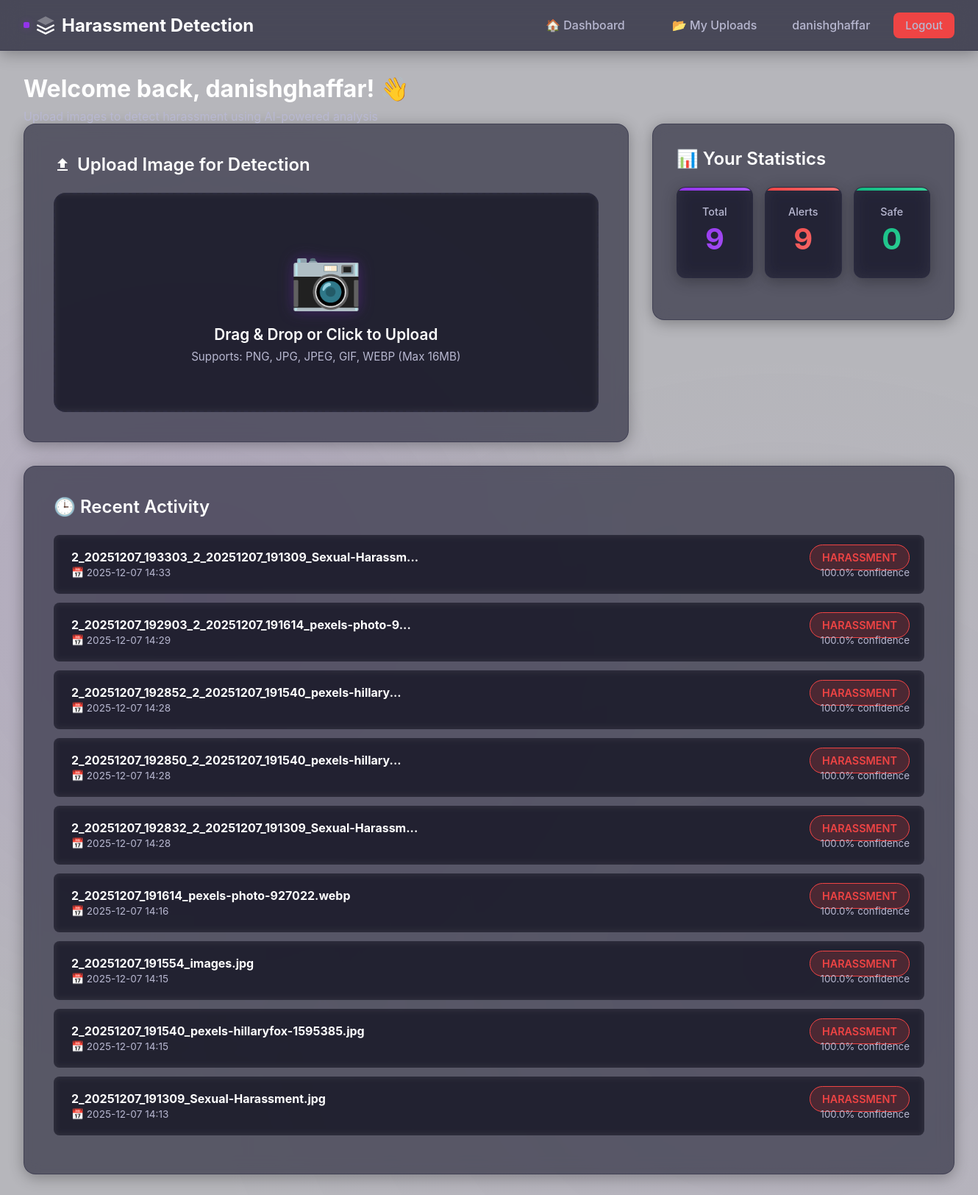
/dashboard (signed in), run on the app's committed database.
### models.py (models this page shows, shortened)
class User(UserMixin, db.Model):
    __tablename__ = 'users'
    id = db.Column(db.Integer, primary_key=True)
    username = db.Column(db.String(80), unique=True, nullable=False)
    email = db.Column(db.String(120), unique=True, nullable=False)
    password_hash = db.Column(db.String(255), nullable=False)
    is_admin = db.Column(db.Boolean, default=False)
    created_at = db.Column(db.DateTime, default=datetime.utcnow)
    uploads = db.relationship('Upload', backref='user', lazy=True, cascade='all, delete-orphan')

class Upload(db.Model):
    __tablename__ = 'uploads'
    id = db.Column(db.Integer, primary_key=True)
    user_id = db.Column(db.Integer, db.ForeignKey('users.id'), nullable=False)
    filename = db.Column(db.String(255), nullable=False)
    filepath = db.Column(db.String(500), nullable=False)
    detection_result = db.Column(db.String(50), nullable=False)  # 'harassment' or 'normal'
    confidence = db.Column(db.Float, nullable=False)
    uploaded_at = db.Column(db.DateTime, default=datetime.utcnow)
    reviewed = db.Column(db.Boolean, default=False)
    alert = db.relationship('Alert', backref='upload', uselist=False, cascade='all, delete-orphan')

### app.py (the view)
@app.route('/')
@app.route('/dashboard')
@login_required
def dashboard():
    if current_user.is_admin:
        return redirect(url_for('admin_dashboard'))
    uploads = Upload.query.filter_by(user_id=current_user.id)\
        .order_by(Upload.uploaded_at.desc()).all()
    total_uploads = len(uploads)
    harassment_count = sum(1 for u in uploads if u.detection_result == 'harassment')
    normal_count = total_uploads - harassment_count
    return render_template('dashboard.html',
                         uploads=uploads,
                         total_uploads=total_uploads,
                         harassment_count=harassment_count,
                         normal_count=normal_count)

### app.py (called while the page is built)
@login_manager.user_loader
def load_user(user_id):
    return User.query.get(int(user_id))

### templates/dashboard.html (shortened to what this page needs)
{% extends "base.html" %}
{% block content %}
<div class="page-header">
    <h1>Welcome back, {{ current_user.username }}! 👋</h1>
    <p>Upload images to detect harassment using AI-powered analysis</p>
</div>
<div class="main-grid">
    <div class="upload-section">
        <h2 class="section-title">
            <svg width="24" height="24" viewBox="0 0 24 24" fill="currentColor">
                <path d="M9 16h6v-6h4l-7-7-7 7h4zm-4 2h14v2H5z"/>
            </svg>
            Upload Image for Detection
        </h2>
        <div class="upload-area" id="uploadArea">
            <div class="upload-icon">📷</div>
            <div class="upload-title">Drag & Drop or Click to Upload</div>
            <p class="upload-subtitle">Supports: PNG, JPG, JPEG, GIF, WEBP (Max 16MB)</p>
        </div>
    </div>
    <div>
        <div style="background: rgba(26, 26, 46, 0.6); backdrop-filter: blur(10px); padding: 2rem; border-radius: 16px; box-shadow: 0 4px 20px rgba(0, 0, 0, 0.3); border: 1px solid rgba(45, 45, 68, 0.5);">
            <h2 class="section-title">📊 Your Statistics</h2>
            <div class="stats-grid">
                <div class="stat-card">
                    <div class="stat-label">Total</div>
                    <div class="stat-number">{{ total_uploads }}</div>
                </div>
                <div class="stat-card">
                    <div class="stat-label">Alerts</div>
                    <div class="stat-number">{{ harassment_count }}</div>
                </div>
                <div class="stat-card">
                    <div class="stat-label">Safe</div>
                    <div class="stat-number">{{ normal_count }}</div>
                </div>
            </div>
        </div>
    </div>
</div>
<div class="recent-uploads">
    <h2 class="section-title">🕒 Recent Activity</h2>
    {% if uploads %}
        {% for upload in uploads[:10] %}
        <div class="upload-item">
            <div class="upload-item-info">
                <strong>{{ upload.filename[:50] }}{{ '...' if upload.filename|length > 50 else '' }}</strong>
                <br>
                <small>📅 {{ upload.uploaded_at.strftime('%Y-%m-%d %H:%M') }}</small>
            </div>
            <div style="text-align: right;">
                <span class="badge badge-{{ 'danger' if upload.detection_result == 'harassment' else 'success' }}">
                    {{ upload.detection_result.upper() }}
                </span>
                <br>
                <small style="color: var(--text-light);">{{ '%.1f'| format(upload.confidence * 100) }}% confidence</small>
            </div>
        </div>
        {% endfor %}
    {% else %}
        <div style="text-align: center; padding: 3rem;">
            <div style="font-size: 4rem; margin-bottom: 1rem; opacity: 0.3;">📭</div>
            <p style="color: var(--text-muted); font-size: 1.1rem;">No uploads yet. Upload your first image above!</p>
        </div>
    {% endif %}
</div>
{% endblock %}

### templates/base.html (shortened to what this page needs)
<!DOCTYPE html>
<html lang="en">
<head>
</head>
<body>
    {% if current_user.is_authenticated %}
    <nav class="navbar">
        <div class="navbar-content">
            <a href="{{ url_for('dashboard') }}" class="navbar-brand">
                <svg width="28" height="28" viewBox="0 0 24 24" fill="none" xmlns="http://www.w3.org/2000/svg">
                    <path d="M12 2L2 7L12 12L22 7L12 2Z" fill="currentColor" opacity="0.3"/>
                    <path d="M2 17L12 22L22 17" stroke="currentColor" stroke-width="2"/>
                    <path d="M2 12L12 17L22 12" stroke="currentColor" stroke-width="2"/>
                </svg>
                Harassment Detection
            </a>
            <div class="navbar-menu">
                {% if current_user.is_admin %}
                    <a href="{{ url_for('admin_dashboard') }}">📊 Dashboard</a>
                    <a href="{{ url_for('admin_alerts') }}">🔔 Alerts</a>
                    <a href="{{ url_for('admin_uploads') }}">📁 Uploads</a>
                    <a href="{{ url_for('admin_users') }}">👥 Users</a>
                {% else %}
                    <a href="{{ url_for('dashboard') }}">🏠 Dashboard</a>
                    <a href="{{ url_for('my_uploads') }}">📂 My Uploads</a>
                {% endif %}
                <span>{{ current_user.username }}</span>
                <a href="{{ url_for('logout') }}" class="btn btn-danger">Logout</a>
            </div>
        </div>
    </nav>
    {% endif %}
    <div class="container">
        {% block content %}{% endblock %}
    </div>
</body>
</html>

### data on the page
User: username "danishghaffar"
Upload: filename "2_20251207_193303_2_20251207_191309_Sexual-Harassm", filename "...", uploaded_at "2025-12-07 14:33", detection_result "HARASSMENT", upload.confidence*100 "100.0"
Upload: filename "2_20251207_192903_2_20251207_191614_pexels-photo-9", filename "...", uploaded_at "2025-12-07 14:29", detection_result "HARASSMENT", upload.confidence*100 "100.0"
Upload: filename "2_20251207_192852_2_20251207_191540_pexels-hillary", filename "...", uploaded_at "2025-12-07 14:28", detection_result "HARASSMENT", upload.confidence*100 "100.0"
Upload: filename "2_20251207_192850_2_20251207_191540_pexels-hillary", filename "...", uploaded_at "2025-12-07 14:28", detection_result "HARASSMENT", upload.confidence*100 "100.0"
Upload: filename "2_20251207_192832_2_20251207_191309_Sexual-Harassm", filename "...", uploaded_at "2025-12-07 14:28", detection_result "HARASSMENT", upload.confidence*100 "100.0"
Upload: filename "2_20251207_191614_pexels-photo-927022.webp", uploaded_at "2025-12-07 14:16", detection_result "HARASSMENT", upload.confidence*100 "100.0"
Upload: filename "2_20251207_191554_images.jpg", uploaded_at "2025-12-07 14:15", detection_result "HARASSMENT", upload.confidence*100 "100.0"
Upload: filename "2_20251207_191540_pexels-hillaryfox-1595385.jpg", uploaded_at "2025-12-07 14:15", detection_result "HARASSMENT", upload.confidence*100 "100.0"
Upload: filename "2_20251207_191309_Sexual-Harassment.jpg", uploaded_at "2025-12-07 14:13", detection_result "HARASSMENT", upload.confidence*100 "100.0"

### other printed values
{{ total_uploads }} "9"
{{ harassment_count }} "9"
{{ normal_count }} "0"
